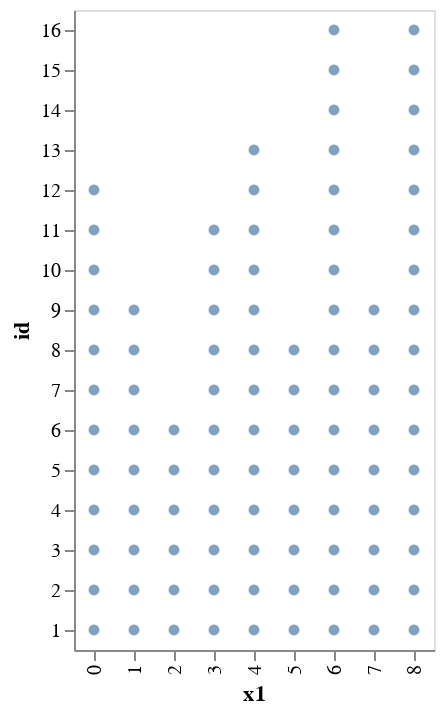

Notebook source saved alongside this figure:
### Code cell
@vlplot(
    data=df,
    transform=[{
        window=[{op="rank","as"="id"}],
        groupby=["x1"]
    }],
    mark={:circle},
    encoding={
        x="x1:o",
        y={"id:o", "axis"=:null, "sort"="descending"}
    }
    )

### Figure 1 — Vega-Lite specification as saved in the notebook (floating-point values rounded to 4 significant figures)
{"data": {"values": [{"x1": 0, "x2": 1}, {"x1": 6, "x2": 1}, {"x1": 8, "x2": 1}, {"x1": 4, "x2": 1}, {"x1": 1, "x2": 1}, {"x1": 8, "x2": 2}, {"x1": 4, "x2": 2}, {"x1": 2, "x2": 1}, {"x1": 0, "x2": 2}, {"x1": 7, "x2": 1}, {"x1": 6, "x2": 2}, {"x1": 7, "x2": 2}, {"x1": 0, "x2": 3}, {"x1": 6, "x2": 3}, {"x1": 8, "x2": 3}, {"x1": 6, "x2": 4}, {"x1": 3, "x2": 1}, {"x1": 8, "x2": 4}, {"x1": 5, "x2": 1}, {"x1": 0, "x2": 4}, {"x1": 6, "x2": 5}, {"x1": 0, "x2": 5}, {"x1": 4, "x2": 3}, {"x1": 8, "x2": 5}, {"x1": 8, "x2": 6}, {"x1": 4, "x2": 4}, {"x1": 1, "x2": 2}, {"x1": 0, "x2": 6}, {"x1": 6, "x2": 6}, {"x1": 7, "x2": 3}, {"x1": 6, "x2": 7}, {"x1": 8, "x2": 7}, {"x1": 3, "x2": 2}, {"x1": 4, "x2": 5}, {"x1": 5, "x2": 2}, {"x1": 4, "x2": 6}, {"x1": 6, "x2": 8}, {"x1": 3, "x2": 3}, {"x1": 5, "x2": 3}, {"x1": 3, "x2": 4}, {"x1": 4, "x2": 7}, {"x1": 0, "x2": 7}, {"x1": 3, "x2": 5}, {"x1": 1, "x2": 3}, {"x1": 1, "x2": 4}, {"x1": 6, "x2": 9}, {"x1": 8, "x2": 8}, {"x1": 6, "x2": 10}, {"x1": 2, "x2": 2}, {"x1": 0, "x2": 8}, {"x1": 1, "x2": 5}, {"x1": 4, "x2": 8}, {"x1": 3, "x2": 6}, {"x1": 0, "x2": 9}, {"x1": 3, "x2": 7}, {"x1": 6, "x2": 11}, {"x1": 7, "x2": 4}, {"x1": 3, "x2": 8}, {"x1": 6, "x2": 12}, {"x1": 5, "x2": 4}, {"x1": 4, "x2": 9}, {"x1": 1, "x2": 6}, {"x1": 8, "x2": 9}, {"x1": 8, "x2": 10}, {"x1": 5, "x2": 5}, {"x1": 0, "x2": 10}, {"x1": 0, "x2": 11}, {"x1": 0, "x2": 12}, {"x1": 2, "x2": 3}, {"x1": 6, "x2": 13}, {"x1": 7, "x2": 5}, {"x1": 3, "x2": 9}, {"x1": 8, "x2": 11}, {"x1": 8, "x2": 12}, {"x1": 4, "x2": 10}, {"x1": 8, "x2": 13}, {"x1": 2, "x2": 4}, {"x1": 7, "x2": 6}, {"x1": 5, "x2": 6}, {"x1": 6, "x2": 14}, {"x1": 8, "x2": 14}, {"x1": 3, "x2": 10}, {"x1": 1, "x2": 7}, {"x1": 5, "x2": 7}, {"x1": 8, "x2": 15}, {"x1": 6, "x2": 15}, {"x1": 4, "x2": 11}, {"x1": 5, "x2": 8}, {"x1": 7, "x2": 7}, {"x1": 3, "x2": 11}, {"x1": 4, "x2": 12}, {"x1": 8, "x2": 16}, {"x1": 7, "x2": 8}, {"x1": 7, "x2": 9}, {"x1": 2, "x2": 5}, {"x1": 6, "x2": 16}, {"x1": 2, "x2": 6}, {"x1": 4, "x2": 13}, {"x1": 1, "x2": 8}, {"x1": 1, "x2": 9}]}, "encoding": {"x": {"field": "x1", "type": "ordinal"}, "y": {"axis": "null", "field": "id", "sort": "descending", "type": "ordinal"}}, "mark": {"type": "circle"}, "transform": [{"groupby": ["x1"], "window": [{"as": "id", "op": "rank"}]}]}
